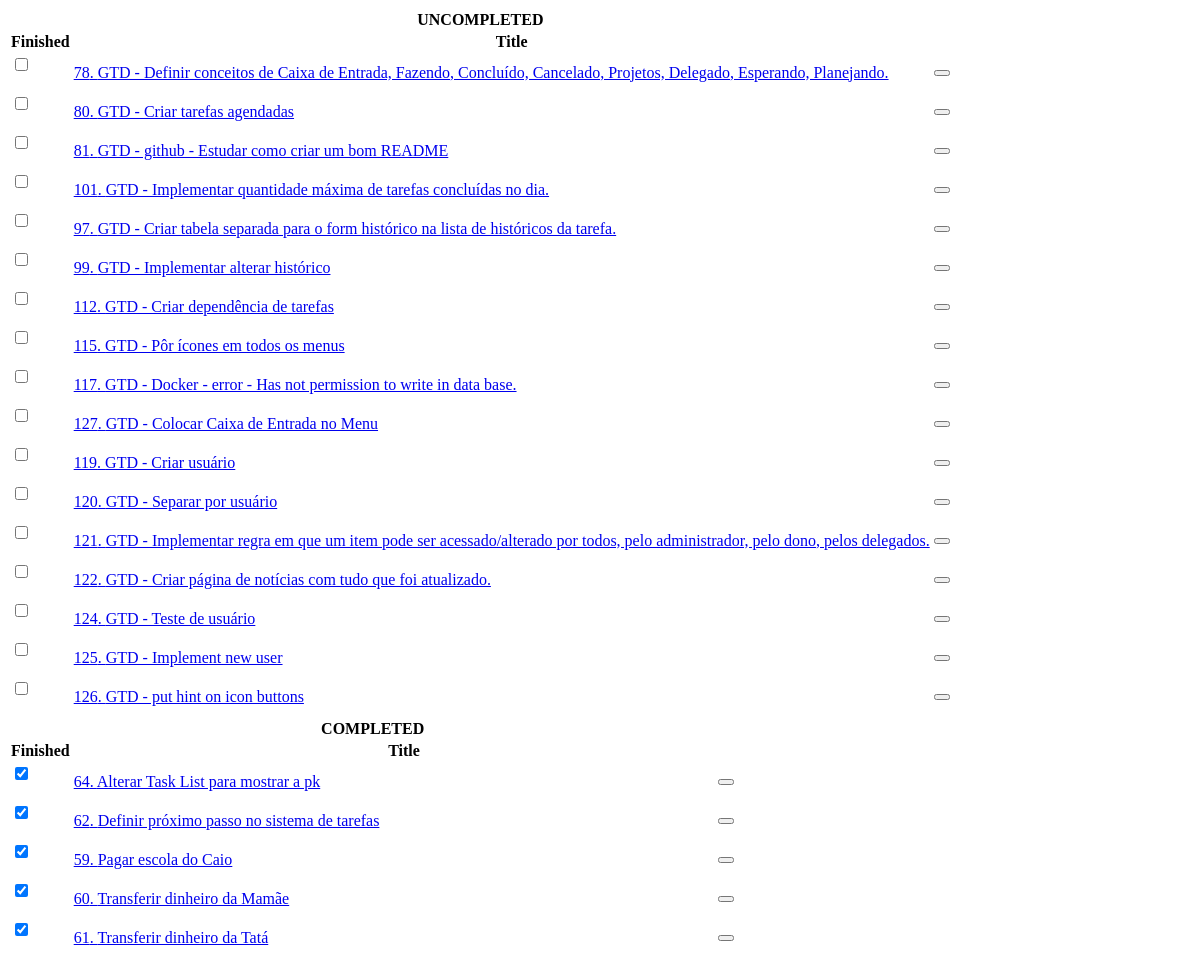
/tasks/display_tasks/ (signed in, upper part), run on an earlier commit of the app's database.
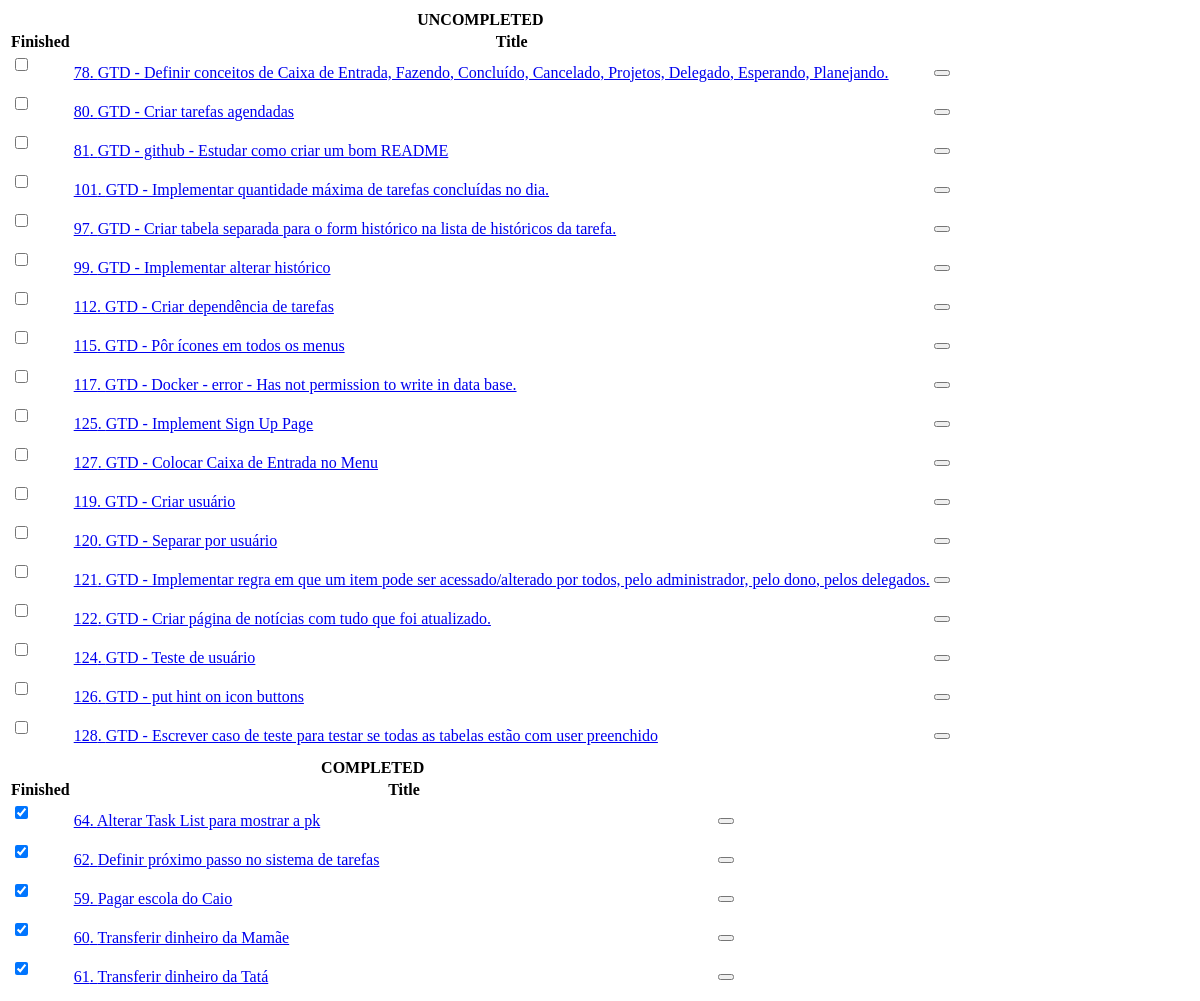
And on a later commit of the database.
### tasks/models.py (models this page shows, shortened)
class Task(models.Model):
    TYPE_CHOICES = {
        'ST': 'Stuff',
        'TK': 'Task',
        'PJ': 'Project',
        'RF': 'Reference',
    }
    user = models.ForeignKey(settings.AUTH_USER_MODEL, verbose_name='User', on_delete=models.CASCADE)
    type = models.CharField('Type', max_length=2, choices=TYPE_CHOICES, default='TK')
    title = models.CharField("Title", max_length=160)
    description = models.TextField("description", blank=True, null=True)
    dt_scheduled = models.DateTimeField("Scheduled for", blank=True, null=True, default=defautlSchedule)
    dt_completed = models.DateTimeField("Completed on", blank=True, null=True)
    dt_canceled  = models.DateTimeField("Completed on", blank=True, null=True)
    created = models.DateTimeField('Created', auto_now_add=True, null=True)
    modified = models.DateTimeField('Modified', auto_now=True, null=True)
    class Meta:
        verbose_name = 'Task'
        verbose_name_plural = 'Tasks'
        ordering = ['user', 'dt_completed','dt_scheduled']

### tasks/views.py (the view)
# urls.py: path('display_tasks/', display_tasks, name='display_tasks'),
@login_required
def display_tasks(request):
    context = {
        'tasks': {
            'uncompleted_tasks': Task.objects.filter(dt_completed__isnull=True, user=request.user),
            'completed_tasks': Task.objects.filter(dt_completed__isnull=False, user=request.user),
        }
    }
    return render(request, 'tasks/task_list.html', context)

### tasks/templates/tasks/task_list.html (shortened to what this page needs)
<div id="tasks" class="table-responsive">
    {% for key, items in tasks.items %}
        <table class="table table-hover table-bordered">
            <thead class="table-dark">
            <tr class="text-center">
                <th colspan="3">{% if key == 'completed_tasks' %}COMPLETED{% else %}UNCOMPLETED{% endif %}</th>
            </tr>
            <tr>
                <th>Finished</th>
                <th colspan="2">Title</th>
            </tr>
            </thead>
            {% for item in items %}
            <tbody>
            <tr {% cycle "" "class='table-secondary'"%} >
                <td>
                    <form>
                        <div class="form-check">
                          <input class="form-check-input" type="checkbox" value="checked" id="checkbox_{{item.pk}}" name ="checkbox" {% if item.dt_completed %} checked {%endif%}
                                 hx-trigger="change"
                                 hx-post="{% url 'tasks:concludeornottask' item.pk %}"
                                 hx-target="#tasks"
                                 hx-swap="outerHTML"
                          >
                        </div>
                    </form>
                </td>
                <td><a href="{% url 'tasks:task' item.pk %}" >{{item.pk}}. {{item.title}}</a></td>
                <td><div class="btn-group end" role="group">
                    <button type="button" class="btn btn-danger"
                           hx-delete="{% url 'tasks:delete_task' item.pk %}"
                           hx-confirm="Are you sure you wish to delete this task?"
                           hx-target="#tasks"
                    ></button>
                </div></td>
            </tr>
            </tbody>
            {% endfor %}
        </table>
    {% endfor %}
</div>

What changed in the data, as far as the page shows it:
changed Task id 125: title "GTD - Implement new user" → "GTD - Implement Sign Up Page"; moves up the list
added Task: pk "128", title "GTD - Escrever caso de teste para testar se todas as tabelas estão com user preenchido"
